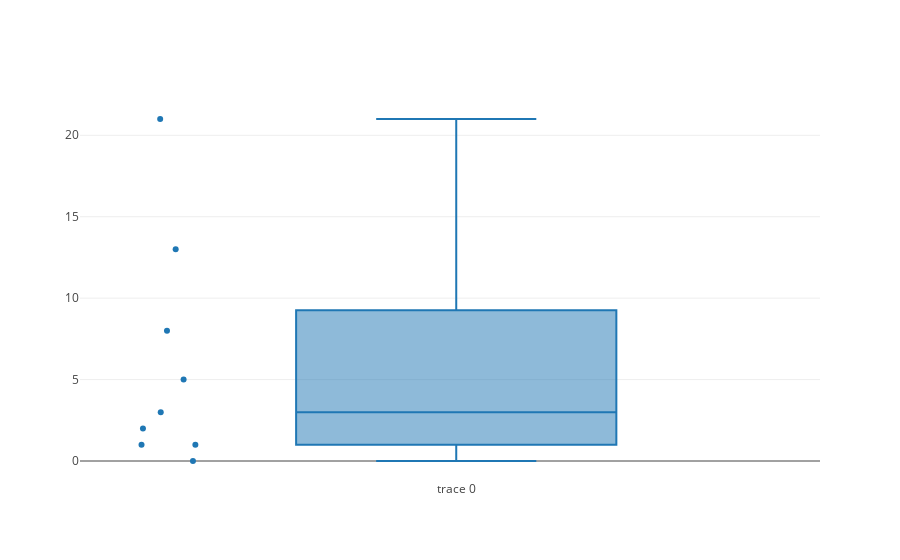

The notebook cell this image was saved under:
### Code cell
data = [
    go.Box(
        y=[0, 1, 1, 2, 3, 5, 8, 13, 21],
        boxpoints='all',
        jitter=0.3,
        pointpos=-1.8
    )
]
pyo.iplot(data, filename='box.html')

### Figure 1 — Plotly figure (JSON) as saved in the notebook; plotly's stock layout.template omitted (floating-point values rounded to 4 significant figures)
{"data": [{"boxpoints": "all", "jitter": 0.3, "pointpos": -1.8, "type": "box", "uid": "20d1e69f-ecfd-4ef1-ac13-6bf27732db97", "y": [0, 1, 1, 2, 3, 5, 8, 13, 21]}], "layout": {}}
